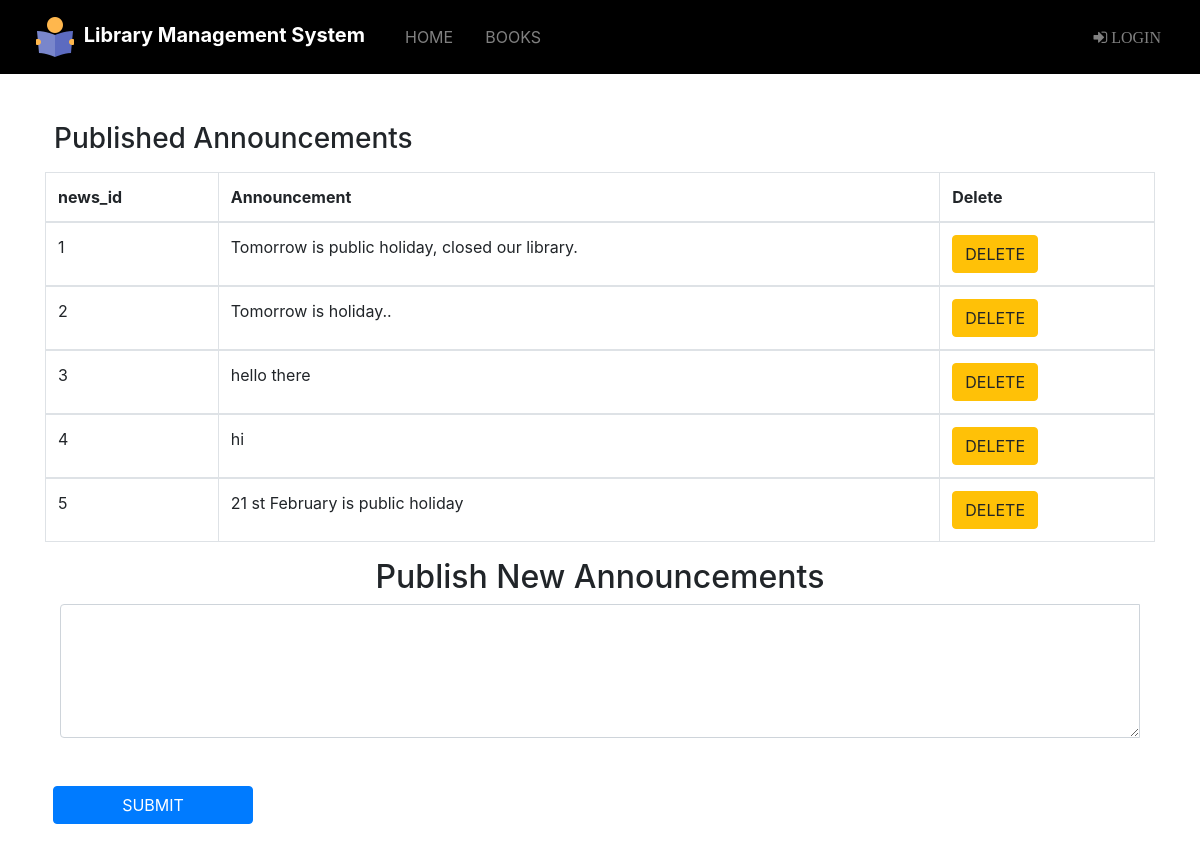
The page /admin/announcement.php on the database its author committed.
### tables this page shows
CREATE TABLE `news` (
  `news_id` int(11) NOT NULL,
  `announcement` text NOT NULL
);

### admin/announcement.php (the view, shortened to what this page needs)
<?php
include "navbar.php";
include "link.php";
?>
 <!DOCTYPE html>
 <html lang="en" dir="ltr">
   <head>
  </head>
   <body>
     <div class="container">
		<div class="panel panel-default">
		  <div class="panel-heading">
		  	<div class="row">
		  		<h3 class="center-block ml-4 mt-5 mb-3">Published Announcements</h3>
			</div>
		  </div>
		  <table class="table table-bordered">
      		<thead>
                <tr>
                    <th>news_id</th>
                         <th>Announcement</th>
                          <th>Delete</th>
                </tr>
          </thead>
           <?php
          $sql2 = "SELECT * from news";
      $query2 = mysqli_query($dblink, $sql2);
      $counter = 1;
      while ($row = mysqli_fetch_array($query2)) {  ?>
        <tbody>
          <td><?php echo $counter++; ?></td>
          <td><?php echo $row['announcement']; ?></td>
         <form method='post' action=''>
        <td><button name='del' type='submit' value='Delete' class='btn btn-warning'>DELETE</button></td>
        </form>
        </tbody>
     <?php }
           ?>
		   </table>
	  </div>
			<div class="panel panel-default">
				  <div class="panel-heading">
				    <h2 class="panel-title center-block text-center">Publish New Announcements</h2>
				  </div>
	  <div class="panel-body">
	    <form role="form" action="" method="post">
				<div class="input-group col-lg-12 col-md-12 col-sm-12 col-xs-12">
          <textarea class="form-control" rows="5" draggable="false" name="news"></textarea>
          <br></div>
            <button class="btn btn-primary ml-2 my-5 " name="submit" style="width:200px;">SUBMIT</button>
		</div>
  <br>
				  </div>
			</div>
   </body>

### rows shown on the page
news: announcement "Tomorrow is public holiday, closed our library."
news: announcement "Tomorrow is holiday.."
news: announcement "hello there"
news: announcement "hi"
news: announcement "21 st February is public holiday"
